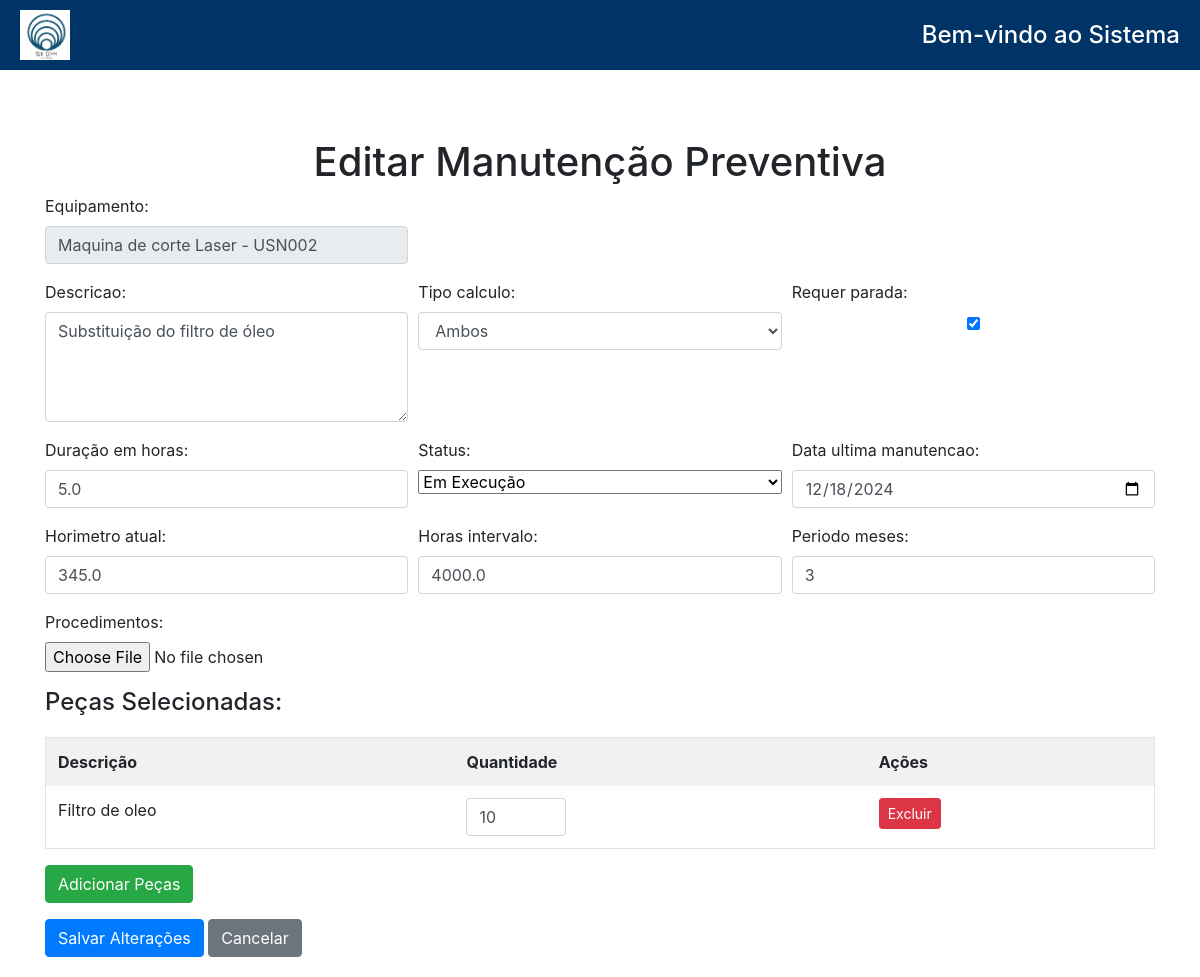
Page /editar_manutencao/3/ (signed in) on the earlier database version.
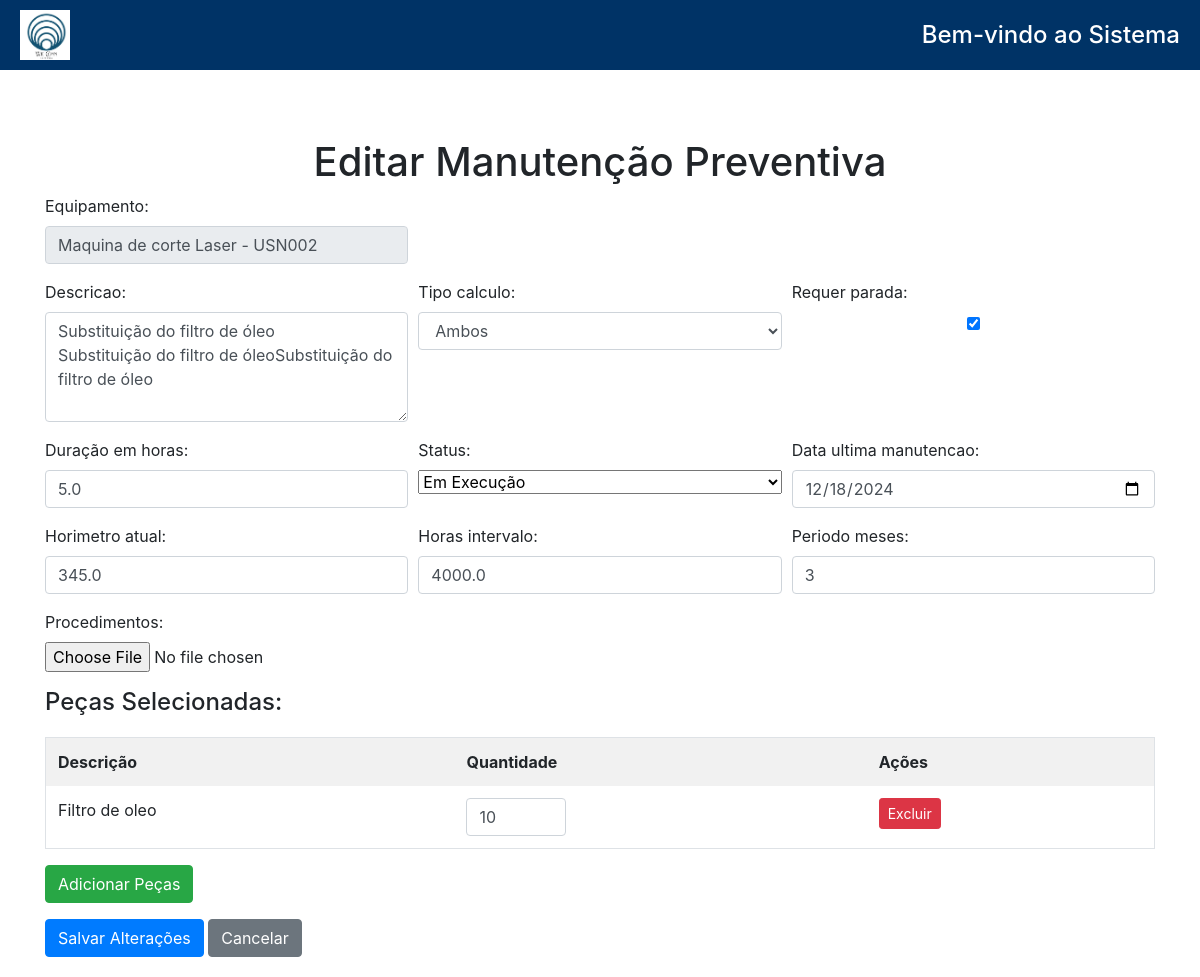
Same page on the later database version.
### GestaoPrev/models.py (models this page shows, shortened)
class ManutencaoPreventiva(models.Model):
    equipamento = models.ForeignKey(
        'CadEquip.Equipamento', on_delete=models.CASCADE, related_name='manutencoes'
    )
    pecas = models.ManyToManyField(
    'cadEstoque.Pecas',
    related_name='manutencoes',
    blank=True
    )
    tipo_calculo = models.CharField(max_length=100, choices=[('horas', 'Horas'), ('meses', 'Meses'), ('ambos', 'Ambos')])
    requer_parada = models.BooleanField(default=False)
    descricao = models.TextField()
    status = models.CharField(max_length=50, choices=[
        ('programada', 'Programada'),
        ('em_execucao', 'Em Execução'),
        ('atrasada', 'Atrasada')
    ], default='Programada')
    duracao_estimada = models.FloatField(help_text="Duração estimada em horas", null=True)
    duracao_real = models.FloatField(help_text="Duração real em horas", null=True)
    data_ultima_manutencao = models.DateField(null=True, blank=True)
    data_proxima_manutencao = models.DateField(null=True, blank=True)
    horimetro_atual = models.FloatField(null=True, blank=True)
    periodo_meses = models.IntegerField(null=True, blank=True)
    horas_intervalo = models.FloatField(null=True, blank=True)
    procedimentos = models.FileField(upload_to='procedimento_pdfs/', blank=True, null=True)

### CadEquip/models.py (models this page shows, shortened)
class Equipamento(models.Model):
    CLASSIFICACAO = [
        ('a', 'A'),
        ('b', 'B'),
        ('c', 'C'),
    ]
    nome = models.CharField(max_length=200)
    tag = models.CharField(max_length=200, unique=True)
    patrimonio = models.CharField(
        max_length=200,
        unique=True,
        blank=True,  # Allow blank values
        null=True   # Allow null values
    )
    modelo = models.CharField(max_length=200)
    fabricante = models.CharField(max_length=200)
    numero_serie = models.CharField(max_length=200, unique=False, blank=True, null=True)
    ano_fabricacao = models.CharField(max_length=200, blank=True, null=True)
    data_criacao = models.DateTimeField(auto_now_add=True)
    setor = models.ForeignKey('gestaoOS.Setor', on_delete=models.CASCADE, related_name='equipamentos')
    local = models.CharField(max_length=150, blank=True, null=True)
    foto = models.ImageField(upload_to='fotos_equipamentos/%Y/%m/%d/', null=True, blank=True)
    fornecedor = models.ForeignKey(
        'CadFornecedor.Fornecedor',  # Relaciona ao modelo Fornecedor do app CadFornecedor
        on_delete=models.SET_NULL,
        related_name='equipamentos',
        null=True,
        blank=True
    )
    manual_operacao = models.FileField(upload_to='manuais/', null=True, blank=True)
    garantia_termino = models.DateField(null=True, blank=True)
    classe = models.CharField(max_length=1, blank=True, null=True)
    ssma = models.CharField(
        max_length=1,
        choices=CLASSIFICACAO,
        default='c',
    )
    qualidade = models.CharField(
        max_length=1,
        choices=CLASSIFICACAO,
        default='c',
    )
    operacao = models.CharField(
        max_length=1,
        choices=CLASSIFICACAO,
        default='c',
    )
    entrega = models.CharField(
        max_length=1,
        choices=CLASSIFICACAO,
        default='c',
    )
    mtbf = models.CharField(
        max_length=1,
        choices=CLASSIFICACAO,
        default='c',
    )
    mttr = models.CharField(
        max_length=1,
        choices=CLASSIFICACAO,
        default='c',
    )
    horimetro_atual = models.FloatField(default=0, help_text="Horas totais de operação do equipamento")
    ultima_atualizacao = models.DateTimeField(null=True, blank=True)
    def __str__(self):
        return f"{self.nome} ({self.tag}) - {self.setor.nome} - {self.fornecedor.fornecedor if self.fornecedor else 'Sem fornecedor'}"
    class Meta:
        verbose_name = 'Equipamento'
        verbose_name_plural = 'Equipamentos'

### GestaoPrev/views.py (the view)
# urls.py: path('editar_manutencao/<int:id>/', views.editar_manutencao, name='editar_manutencao'),
@login_required
def editar_manutencao(request, id):
    manutencao = get_object_or_404(ManutencaoPreventiva, id=id)
    if request.method == 'POST':
        form = ManutencaoPreventivaForm(request.POST, request.FILES, instance=manutencao)
        pecas_quantidade_str = request.POST.get('pecas_quantidade', '')
        if form.is_valid():
            manutencao_editada = form.save()
            PecasManutencao.objects.filter(manutencao=manutencao).delete()
            for item in pecas_quantidade_str.split(','):
                if item:
                    try:
                        peca_id, quantidade = item.split(':')
                        PecasManutencao.objects.create(
                            manutencao=manutencao,
                            peca_id=int(peca_id),
                            quantidade=int(quantidade)
                        )
                    except ValueError as e:
                        print(f"Erro ao processar item: {item}, erro: {e}")
            messages.success(request, 'Manutenção preventiva atualizada com sucesso!')
            return redirect('listar_manutencoes')
    else:
        form = ManutencaoPreventivaForm(instance=manutencao)
    equipamentos = Equipamento.objects.all()
    pecas_disponiveis = Pecas.objects.all()
    pecas_selecionadas = PecasManutencao.objects.filter(manutencao=manutencao).select_related('peca')
    pecas_detalhadas = [
        {'id': item.peca.id, 'descricao': item.peca.descricao, 'quantidade': item.quantidade}
        for item in pecas_selecionadas
    ]
    return render(request, 'editar_manutencao.html', {
        'form': form,
        'manutencao': manutencao,
        'equipamentos': equipamentos,
        'pecas_disponiveis': pecas_disponiveis,
        'pecas_selecionadas': pecas_detalhadas,
    })

### cadEstoque/models.py (called while the page is built)
    def __str__(self):
        return f"{self.descricao}- {self.fornecedor.fornecedor if self.fornecedor else 'Sem fornecedor'}"

### GestaoPrev/templates/editar_manutencao.html (shortened to what the changed rows need)
{% extends 'base.html' %}
{% load static %}
{% block content %}
<link href="https://stackpath.bootstrapcdn.com/bootstrap/4.5.2/css/bootstrap.min.css" rel="stylesheet">
<div class="container mt-5 form-container">
    <h1 class="text-center">Editar Manutenção Preventiva</h1>
    <form method="post" enctype="multipart/form-data" id="manutencaoForm">
        <div class="form-row">
            <div class="form-group col-md-4">
                <label for="equipamento-display">Equipamento:</label>
                <input type="text" id="equipamento-display" class="form-control" value="{{ manutencao.equipamento.nome }} - {{ manutencao.equipamento.tag }}" readonly>
            </div>
        </div>
        <div class="form-row">
            <div class="form-group col-md-4">
                {{ form.descricao.label_tag }}
                {{ form.descricao }}
            </div>
            <div class="form-group col-md-4">
                {{ form.tipo_calculo.label_tag }}
                {{ form.tipo_calculo }}
            </div>
            <div class="form-group col-md-4">
                {{ form.requer_parada.label_tag }}
                {{ form.requer_parada }}
            </div>
        </div>
        <div class="form-row">
            <div class="form-group col-md-4">
                {{ form.duracao_estimada.label_tag }}
                {{ form.duracao_estimada }}
            </div>
            <div class="form-group col-md-4">
                {{ form.status.label_tag }}
                {{ form.status }}
            </div>
            <div class="form-group col-md-4">
                {{ form.data_ultima_manutencao.label_tag }}
                {{ form.data_ultima_manutencao }}
            </div>
        </div>
        <div class="form-row">
            <div class="form-group col-md-4">
                {{ form.horimetro_atual.label_tag }}
                {{ form.horimetro_atual }}
            </div>
            <div class="form-group col-md-4">
                {{ form.horas_intervalo.label_tag }}
                {{ form.horas_intervalo }}
            </div>
            <div class="form-group col-md-4">
                {{ form.periodo_meses.label_tag }}
                {{ form.periodo_meses }}
            </div>
        </div>
        <div class="form-group">
            {{ form.procedimentos.label_tag }}
            {{ form.procedimentos }}
        </div>
        <div class="form-group">
            <table class="table table-bordered">
                <thead>
                    <tr>
                        <th>Descrição</th>
                        <th>Quantidade</th>
                        <th>Ações</th>
                    </tr>
                </thead>
            </table>
        </div>
    </form>
</div>
{% endblock %}

Differences in the rows shown:
changed ManutencaoPreventiva "Ambos": descricao "Substituição do filtro de óleo" → "Substituição do filtro de óleo Substituição do filtro de óleoSubstituição do filtro de óleo"
